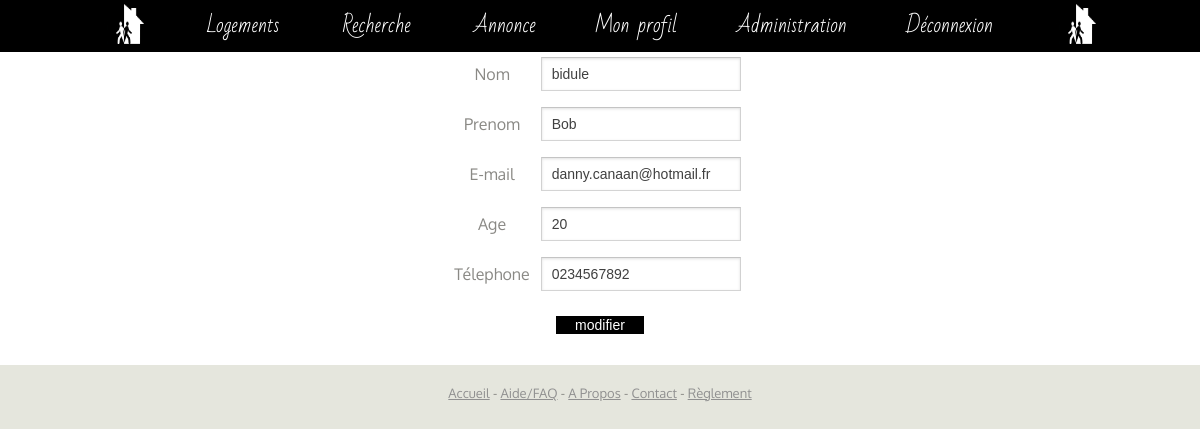
The page /modif2.php?idPersonne=1 (signed in) on the database its author committed.
### tables this page shows
CREATE TABLE `membres` (
`id` int(11) NOT NULL,
  `admin` int(11) NOT NULL DEFAULT '0',
  `nom` varchar(255) NOT NULL,
  `prenom` varchar(255) NOT NULL,
  `email` varchar(255) NOT NULL,
  `mdp` varchar(255) NOT NULL,
  `age` tinyint(4) NOT NULL,
  `telephone` varchar(10) NOT NULL,
  `compteActif` tinyint(1) NOT NULL DEFAULT '0',
  `clefCompte` varchar(255) NOT NULL
);

### modif2.php (the view, shortened to what this page needs)
<?php require_once("config.php");
$id  = $_GET["idPersonne"] ;
$user_name = $bdd -> prepare('SELECT prenom, nom, email, age, telephone FROM membres WHERE id = '.$id);
$user_name -> execute();
$result = $user_name -> fetch();
 ?>
<html>
    <head>
        <link href="style.css" rel="stylesheet" />
    </head>
	<body>
		<?php include("header.php"); ?>
		<div id="wrapper">
			<div id="user_list">
				<?php
				$verifadmin = $bdd -> prepare("SELECT admin FROM membres WHERE id =".$_SESSION["userID"]);
				$verifadmin -> execute();
				$numadmin = $verifadmin->fetch();
				if ($numadmin['admin'] == 1){
				?>
				<form name="insertion" action="modif3.php" method="POST">
					<table border="0" align="center" cellspacing="2" cellpadding="2">
						<tr align="center">
							<td>Nom</td>
							<td><input type="text" name="nom" value="<?php echo($result['nom']) ;?>"></td>
						</tr>
						<tr align="center">
							<td>Prenom</td>
							<td><input type="text" name="prenom" value="<?php echo($result['prenom']) ;?>"></td>
						</tr>
						<tr align="center">
							<td>E-mail</td>
							<td><input type="text" name="email" value="<?php echo($result['email']) ;?>"></td>
						</tr>
						<tr align="center">
							<td>Age</td>
							<td><input type="text" name="age" value="<?php echo($result['age']) ;?>"></td>
						</tr>
						<tr align="center">
							<td>Télephone</td>
							<td><input type="text" name="telephone" value="<?php echo($result['telephone']) ;?>"></td>
						</tr>
						<tr align="center">
							<td colspan="2"><input type="submit" value="modifier"></td>
						</tr>
					</table>
				</form>
				<?php } ?>
			</div>
		</div>
		<?php include("footer.php");?>
	</body>
</html>

### style.css (style rules this page uses)
body { margin: 0; padding: 0; background: #E5E6DD; font-family: 'Oxygen', sans-serif; font-size: 13px; color: #8A8985; }
#wrapper { overflow: hidden; background: #FFFFFF; }
input { font-family: 'Lucida Grande', Tahoma, Verdana, sans-serif; font-size: 14px; }
input[type=text], input[type=password] { margin: 5px; padding: 0 10px; width: 200px; height: 34px; color: #404040; background: white; border: 1px solid; border-color: #c4c4c4 #d1d1d1 #d4d4d4; box-shadow: inset 0 1px 3px rgba(0, 0, 0, 0.12); }
input[type=submit] { padding: 0 18px; border: 1px solid; border-color: #000000; outline: 0; display: inline-block; margin: 1em 0em; background: #000; color: #FFFFFF; }
#user_list { margin-top: 4%; }

### rows shown on the page
membres: nom "bidule", prenom "Bob", email "danny.canaan@hotmail.fr", age "20", telephone "0234567892"
